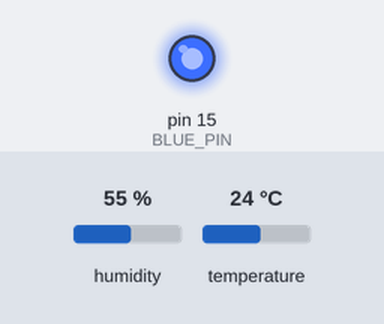
Simulated run of this sketch. Board: Arduino Uno, built with avr-gcc and run on an emulated ATmega328P. Parts: output pins drawn as LEDs (lit = HIGH). The inputs (shaded band) are chosen by the test bench; at power-on: humidity 55 %, temperature 24 °C. What the sketch prints to the serial monitor is not drawn.

Above: at 0.07 s.
At 2.6 s:
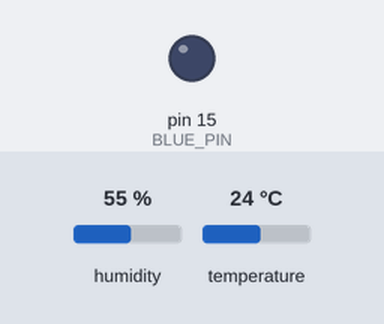
Timing chart, 0 to 6.7 s (numbered marks = the images above):
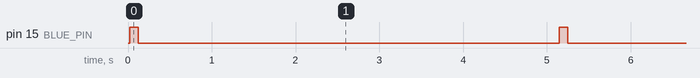

Measured:
- by itself, pin 15 (BLUE_PIN): alternates HIGH for 0.10 s and LOW for 5.0 s

The sketch:

10_temperatura.ino
```cpp
#include <DHT.h>

#define DHT_PIN 13
#define DHTTYPE DHT11
#define BLUE_PIN 15

DHT dht(DHT_PIN, DHTTYPE);

float temp = 0.0;
float hum = 0.0;

void setup() {
  Serial.begin(115200);
  dht.begin();
  pinMode(BLUE_PIN, OUTPUT);

}

void loop() {
  temp = dht.readTemperature();
  hum = dht.readHumidity();
  digitalWrite(BLUE_PIN, HIGH);

  Serial.print("Temperatura: ");
  Serial.println(temp);
  Serial.println("Humedad: " + String(hum));

  delay(100);
  digitalWrite(BLUE_PIN, LOW);
  delay(5000);
}
```
